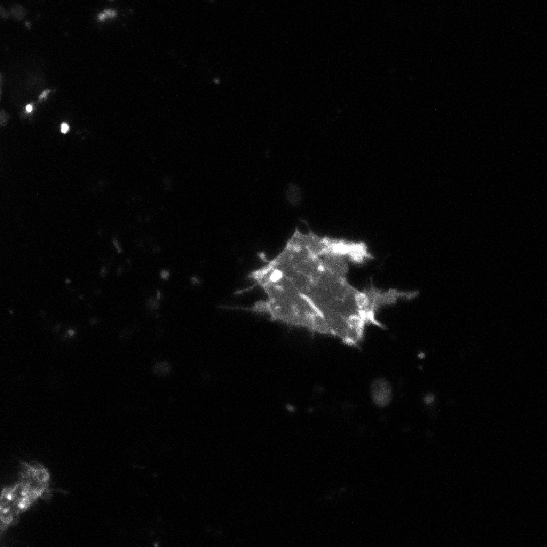
#> input picture dataset/images/108.tif, 1093 x 1093 px, given in place of 1.tif, which was not available (shown at 1/2 size)
$ jupyter execute --allow-errors modelTraining.ipynb   (shell and % lines are left out)   (text cells are left out)
#> lines starting #> are read from the running program, lines starting #| are printed output that depends on the picture; after the words box and inside, x2 and y2 are one past the last pixel; in counts of white or black regions, pixels touching at a corner belong together; pictures that were not available may be replaced by others from this repository, and a replacement may not be noted
#> further down, img is the input picture: shape (1093, 1093, 3); min 0, max 255, mean 7.6
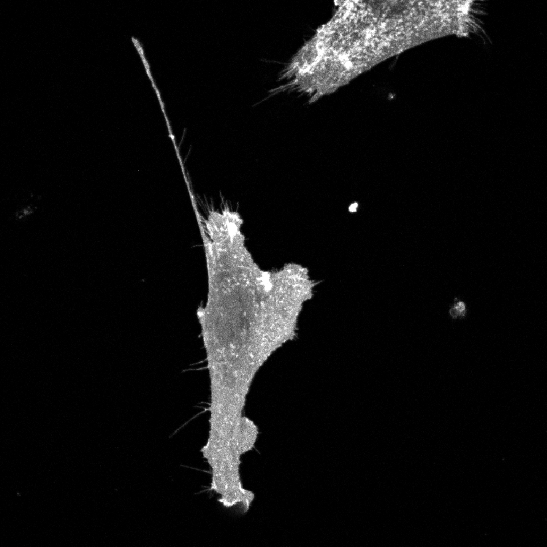
#> input picture dataset/images/11.tif, 1093 x 1093 px, given in place of 1.tif, which was not available (shown at 1/2 size)
#> further down, mask is the input picture: shape (1093, 1093, 3); min 0, max 255, mean 15
#> `img = resize(img, (SIZE, SIZE), mode='constant', preserve_range=True)...`:
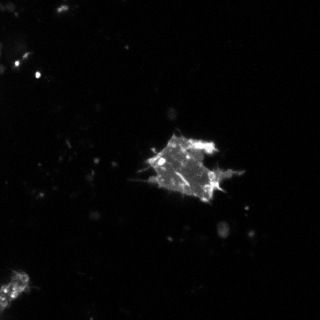
#> img: shape (320, 320, 3); min 0, max 255, mean 7.1
#> `mask = resize(mask, (SIZE, SIZE), mode='constant', preserve_range=True..`:
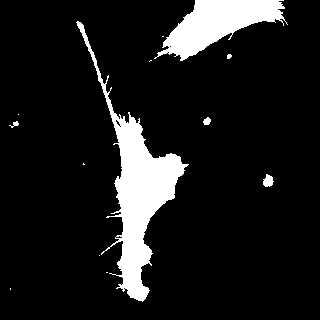
#> mask: shape (320, 320, 3) bool; 10.7% white; 13 white regions (7 under 20 px), largest, box (x1, y1, x2, y2) and area: (76, 21, 189, 302) 6890, (154, 0, 288, 61) 3866, (263, 174, 274, 187) 99, (203, 117, 211, 125) 46, (9, 121, 19, 128) 30, (227, 54, 232, 59) 20
[cell 1]
# run with usr/bin/python (python 3.10.12)
BACKBONE = 'timm-resnest101e'
N_FOLDS = 10 #number of folds
FOLD = 3 #test fold
PENALIZATION_LAMBDA = 0 # 0 for standard jaccard loss
RESOLUTION = 320
BATCH_SIZE = 8

[cell 2]
#!pip uninstall -y segmentation-models-pytorch

[cell 3]
import cv2
import matplotlib.pyplot as plt
import numpy as np
from skimage.transform import resize
import os
import shutil
import numpy as np
import tqdm
import torch

torch.__version__

[cell 4]
import cv2
import matplotlib.pyplot as plt
import numpy as np
from skimage.transform import resize
import os
import shutil
import tqdm

if os.path.exists("data"):
    shutil.rmtree("data")

if not os.path.exists("data"):
    os.mkdir("data")
    os.mkdir("data/torchData")
    os.mkdir("data/torchData/train")
    os.mkdir("data/torchData/trainannot")
    os.mkdir("data/torchData/val")
    os.mkdir("data/torchData/valannot")
    os.mkdir("data/torchData/test")
    os.mkdir("data/torchData/testannot")

SIZE = RESOLUTION
n = 246
validation_is = []
#> (the rest of this cell did not finish here and is left out)

[cell 5]
import os
import numpy as np
import cv2
import matplotlib.pyplot as plt

[cell 6]
DATA_DIR = './data/torchData/'

[cell 7]
x_train_dir = os.path.join(DATA_DIR, 'train')
y_train_dir = os.path.join(DATA_DIR, 'trainannot')

x_valid_dir = os.path.join(DATA_DIR, 'val')
y_valid_dir = os.path.join(DATA_DIR, 'valannot')

x_test_dir = os.path.join(DATA_DIR, 'val')
y_test_dir = os.path.join(DATA_DIR, 'valannot')

[cell 8]
# helper function for data visualization
# [11 lines left out: function visualize, not called in this run]

[cell 9]
from torch.utils.data import DataLoader
from torch.utils.data import Dataset as BaseDataset

[cell 10]
class Dataset(BaseDataset):
    CLASSES = ['background', 'filopodia']

    def __init__(
            self,
            images_dir,
            masks_dir,
            classes=None,
            augmentation=None,
            preprocessing=None,
    ):
        self.ids = sorted(os.listdir(images_dir))
        self.images_fps = [os.path.join(images_dir, image_id) for image_id in self.ids]
        self.masks_fps = [os.path.join(masks_dir, image_id) for image_id in self.ids]

        # convert str names to class values on masks
        self.class_values = [self.CLASSES.index(cls.lower()) for cls in classes]

        self.augmentation = augmentation
        self.preprocessing = preprocessing

    def __getitem__(self, i):

        # read data
        image = cv2.imread(self.images_fps[i])
        image = cv2.cvtColor(image, cv2.COLOR_BGR2RGB)
        mask = cv2.imread(self.masks_fps[i], 0)

        #print(mask.dtype, mask.min(), mask.max())
        # extract certain classes from mask (e.g. filopodia)
        masks = [(mask == v) for v in self.class_values]
        mask = np.stack(masks, axis=-1).astype('float')

        # apply augmentations
        if self.augmentation:
            sample = self.augmentation(image=image, mask=mask)
            image, mask = sample['image'], sample['mask']

        # apply preprocessing
        if self.preprocessing:
            sample = self.preprocessing(image=image, mask=mask)
            image, mask = sample['image'], sample['mask']

        return image, mask

    def __len__(self):
        return len(self.ids)

[cell 11]
# Lets look at data we have
dataset = Dataset(x_train_dir, y_train_dir, classes=['filopodia'])

#> (the rest of this cell did not finish here and is left out)

[cell 12]
import albumentations as albu

[cell 13]
def get_training_augmentation():
    train_transform = [

        albu.HorizontalFlip(p=0.5),
        albu.ShiftScaleRotate(scale_limit=0.5, rotate_limit=0, shift_limit=0.1, p=1, border_mode=0),
        albu.PadIfNeeded(min_height=RESOLUTION, min_width=RESOLUTION, always_apply=True, border_mode=0),
        # albu.RandomCrop(height=RESOLUTION, width=RESOLUTION, always_apply=True),
        albu.GaussNoise(p=0.2),
        albu.Perspective(p=0.5),
        albu.OneOf([
                albu.CLAHE(p=1),
                albu.RandomBrightnessContrast(),
                albu.RandomGamma(p=1),
            ],p=0.9,),
        albu.OneOf([
                albu.Sharpen(p=1),
                #albu.Blur(blur_limit=3, p=1),
                #albu.MotionBlur(blur_limit=3, p=1),
            ],p=0.9,),
        albu.OneOf([
                albu.HueSaturationValue(p=1),
            ],p=0.9,),
    ]
    return albu.Compose(train_transform)


# [5 lines left out: function get_validation_augmentation, not called in this run]


def to_tensor(x, **kwargs):
    return x.transpose(2, 0, 1).astype('float32')


# [6 lines left out: function get_preprocessing, not called in this run]

[cell 14]
dataset = Dataset(x_train_dir, y_train_dir, classes=['filopodia'])
dataset = Dataset(x_valid_dir, y_valid_dir, classes=['filopodia'])

#> (the rest of this cell did not finish here and is left out)

print(mask.dtype, mask.min(), mask.max())
visualize(
    image=image,
    filopodia_mask=mask.squeeze(),
)

#> (a cell that did not finish here is left out)

#> (a cell that did not finish here is left out)

[cell 17]
import torch
import numpy as np
import segmentation_models_pytorch as smp

[cell 18]
ENCODER = BACKBONE
ENCODER_WEIGHTS = 'imagenet'
CLASSES = ['filopodia']
ACTIVATION = 'sigmoid' # could be None for logits or 'softmax2d' for multiclass segmentation
DEVICE = 'cuda'

# create segmentation model with pretrained encoder
#> (the rest of this cell did not finish here and is left out)

#> (a cell that did not finish here is left out)

[cell 20]
import skimage
from skimage.morphology import thin
from collections import Counter
import torch.nn as nn

def find_branchpoints(skeleton):
    #skeleton = skeleton.astype(int)
    return find_endpoints(skeleton) - 2

# [106 lines left out: functions find_endpoints, detect_fused, num_filopodia_demerged, custom_loss, not called in this run]


#> (the rest of this cell did not finish here and is left out)

#> (a cell that did not finish here is left out)

#> (a cell that did not finish here is left out)

[cell 23]
import gc
gc.collect()
torch.cuda.empty_cache()
#> (this line was passed over: torch is not available in this run)

[cell 24]
max_score = 0
train_loss_progession = []
val_loss_progression = []

#> (the rest of this cell did not finish here and is left out)

[cell 25]
plt.plot(train_loss_progession)
plt.plot(val_loss_progression)
plt.legend(labels=["train loss", "val loss"])
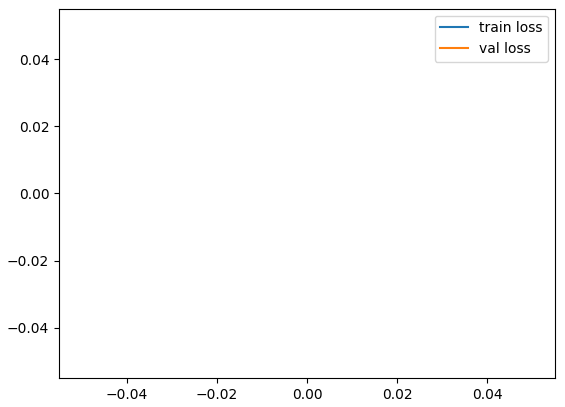
#> figure drawn by matplotlib, 1 panel
